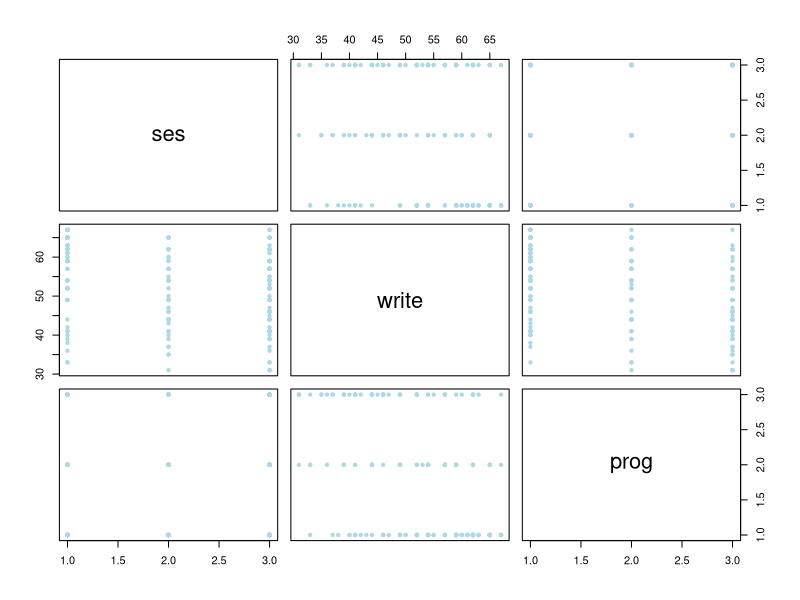
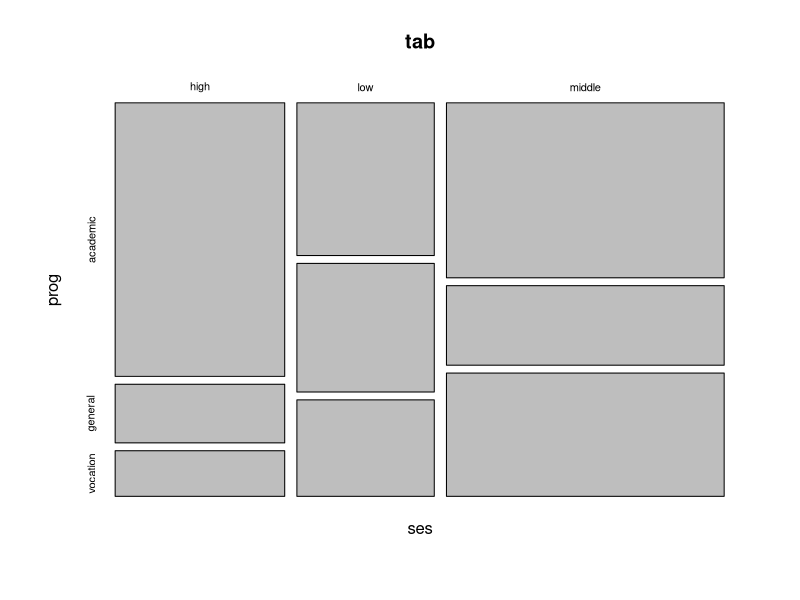
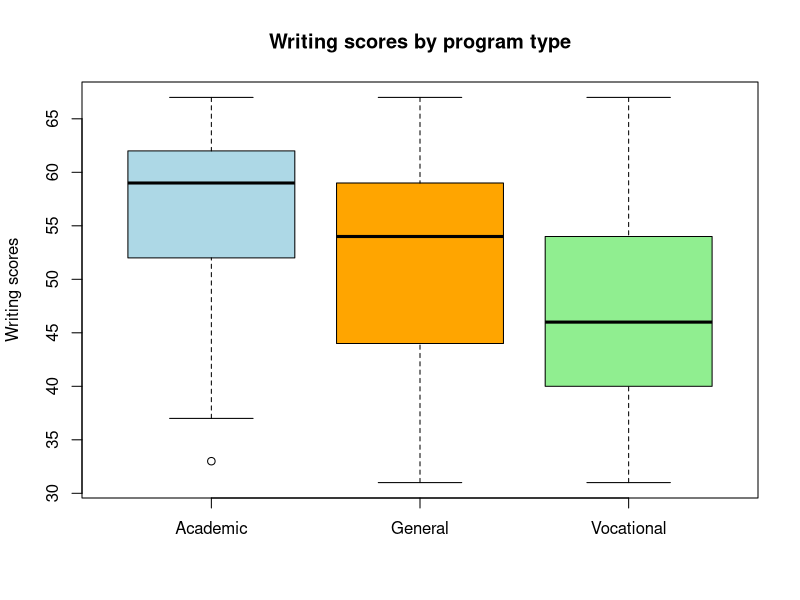
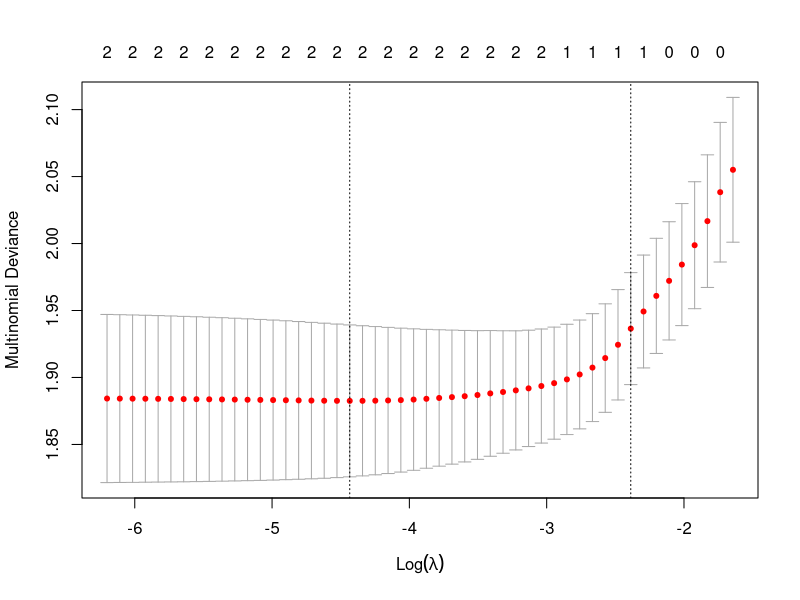

Here is the R script that generated these plots, in order:
## ---- chunk 1
data<-read.csv("hsbdemo.csv")
#View(data)
data
## ---- chunk 2
df=data.frame(data$ses, data$write, data$prog)
colnames(df)<-c("ses", "write", "prog")
attach(df)
## ---- chunk 3
plot(df,
     pch=20, col="lightblue")
## ---- chunk 4
tab=table(ses, prog)
tab
mosaicplot(tab)
## ---- chunk 5
chi2<-chisq.test(tab)
chi2
## ---- chunk 6
write.ac=write[which(prog=="academic")]
write.gen=write[which(prog=="general")]
write.voc=write[which(prog=="vocation")]

boxplot(write.ac,write.gen, write.voc,
  main = "Writing scores by program type",
  ylab = "Writing scores",
  names = c("Academic", "General", "Vocational"),
  col=c("lightblue", "orange", "lightgreen")
)
## ---- chunk 7
#install.packages("nnet")
library(nnet)
## ---- chunk 8
df$prog<-as.factor(df$prog)
df$prog.base <- relevel(df$prog, ref = "academic")
## ---- chunk 9
mn.fit<-multinom(prog.base ~ ses + write, data=df)
## ---- chunk 10
summary(mn.fit)
## ---- chunk 11
fitted.ps <- fitted(mn.fit)
fitted.ps
## ---- chunk 12
z.scores<- summary(mn.fit)$coefficients/summary(mn.fit)$standard.errors
p.val=1-pnorm(abs(z.scores))
p.val
## ---- chunk 13
pred.mn.tr=predict(mn.fit, newdata = df, "class")
#pred.mn.tr
ind.tr=(pred.mn.tr==prog)
mean(ind.tr)
## ---- chunk 14
new.data <- data.frame(ses = c("low", "middle", "high"), write = c(quantile(df$write, 0.25), median(df$write), quantile(df$write, 0.75)))
## ---- chunk 15
pred.mn=predict(mn.fit, newdata = new.data, "class")
pred.mn
## ---- chunk 16
#install.packages("glmnet")
library(glmnet)
## ---- chunk 17
library(caret)
## ---- chunk 18
temp.x=data.frame(data$ses, data$write)
## ---- chunk 19
dummy.x <- dummyVars(" ~ .", data = temp.x)
x <- as.matrix(predict(dummy.x, newdata = temp.x))
#print(x)
## ---- chunk 20
y <- df$prog
#y
glm.fit <- glmnet(x, y, family = "multinomial")
#summary(glm.fit)
#glm.fit
predict(glm.fit, newx=x, s=0, type="response")
## ---- chunk 21
cv.fit <- cv.glmnet(x, y, family = "multinomial")
plot(cv.fit)
## ---- chunk 22
predict(cv.fit, newx = x, s = "lambda.min", type = "class")
## ---- chunk 23
preds=predict(cv.fit, newx = x, s = "lambda.min", type = "class")
#preds
ind=(preds==y)
mean(ind)
